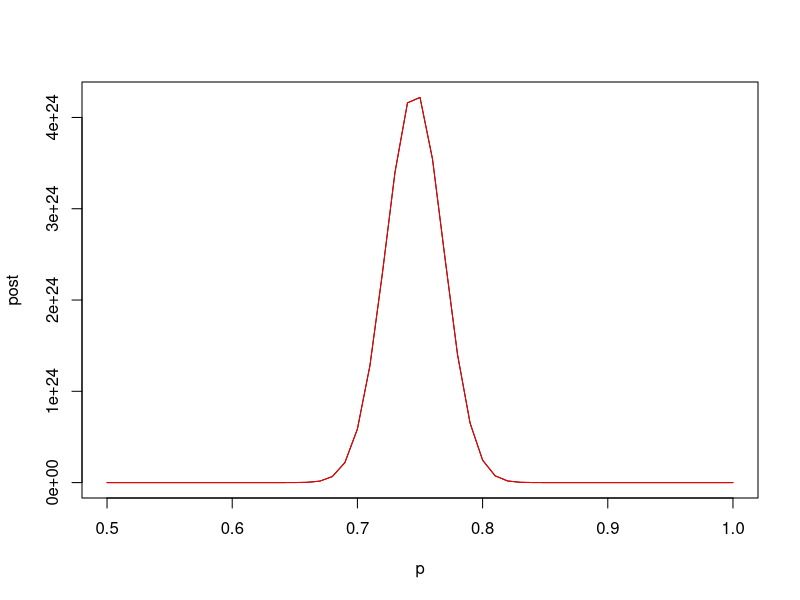

Source code (R):
# assignment 12
# Problem 1

x = runif(50,min=-1,max=1)
y = runif(50,min=-1,max=1)
r = sqrt(x*x+y*y)
data = rep(0,50)
for(i in 1:50){
  if(r[i] < 1){
    data[i] = 1
  }
}



prior = function(p){48*(p-1/2)*(1-p)}

# You can not write all possible values of p instead u sub divide the interval
# (1/2,1) into many sub intervals na calculate how likely it is to
# generate the data using bayes theorem for each of those values of p

p = rep(NA, 51)
p[1] = 0.5
for ( i in 2:51){
  p[i] = p[i-1] + 0.01
}

p = seq.int(from=0.5, to=1.0, length.out=51)

# Now we compute "posterior distribution". This is the probability of a
# possible value of p being correct, given that you have this is
# computed using bayes theorem

post = rep(0,51)
for (i in 1:51) {
  post[i] = prod(dbinom(data, size=1, prob=p[i])*prior(p[i]))
}


post = post/(0.01)*sum(post)
plot(p, post, type="l")

# finding the maximum

# checking if integrates to 1

f = approxfun(p,post)
# find the maximum
df = curve(f, from=0.5, to=1, add=TRUE, col="red")
df$x[which(df$y==(max(df$y,na.rm = TRUE)))]

integrate(prior, lower=0.5, upper=1.0)


